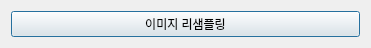
<?xml version="1.0" encoding="UTF-8"?>
<ui version="4.0">
 <class>Dialog</class>
 <widget class="QDialog" name="Dialog">
  <property name="geometry">
   <rect>
    <x>0</x>
    <y>0</y>
    <width>371</width>
    <height>29</height>
   </rect>
  </property>
  <property name="windowTitle">
   <string>Dialog</string>
  </property>
  <layout class="QVBoxLayout" name="verticalLayout">
   <item>
    <widget class="QPushButton" name="pushButton">
     <property name="text">
      <string>이미지 리샘플링</string>
     </property>
    </widget>
   </item>
  </layout>
 </widget>
 <resources/>
 <connections/>
</ui>
